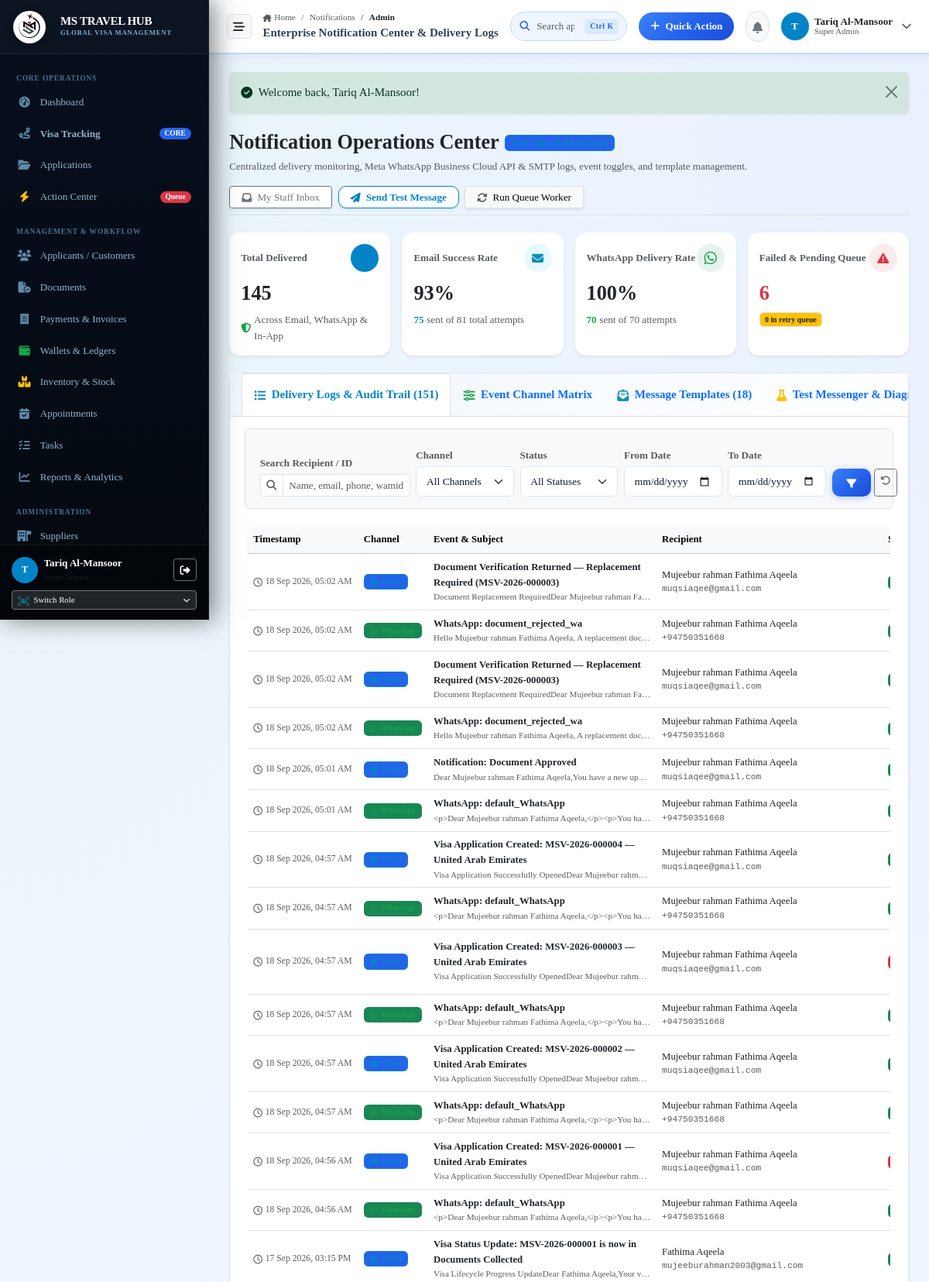
Page /notifications/admin (signed in, upper part) on the committed database.
### tables this page shows
CREATE TABLE notification_logs (
                id INTEGER PRIMARY KEY AUTOINCREMENT,
                event_type TEXT NOT NULL,
                recipient_type TEXT DEFAULT 'Applicant',
                recipient_id INTEGER,
                recipient_name TEXT,
                recipient_email TEXT,
                recipient_phone TEXT,
                channel TEXT NOT NULL,
                template_name TEXT,
                subject TEXT,
                content_preview TEXT,
                idempotency_key TEXT,
                status TEXT DEFAULT 'Pending',
                provider_message_id TEXT,
                request_payload TEXT,
                response_payload TEXT,
                error_message TEXT,
                retry_count INTEGER DEFAULT 0,
                max_retries INTEGER DEFAULT 3,
                next_retry_at DATETIME,
                sent_at DATETIME,
                created_at DATETIME DEFAULT CURRENT_TIMESTAMP
            );

### app/Views/notifications/admin.php (the view, shortened to what the rows shown need)
<?php
require_once dirname(__DIR__) . '/layouts/header.php';
require_once dirname(__DIR__) . '/layouts/topbar.php';
$activeTab = $_GET['tab'] ?? 'logs';
?>
<div class="content-body">
  <div class="card card-enterprise shadow-sm">
    <div class="card-body p-4">
      <?php if ($activeTab === 'logs'): ?>
        <div class="table-responsive">
          <table class="table table-hover align-middle mb-0" style="font-size: 0.85rem;">
            <thead class="table-light">
              <tr>
                <th style="width: 140px;">Timestamp</th>
                <th style="width: 110px;">Channel</th>
                <th>Event &amp; Subject</th>
                <th>Recipient</th>
                <th style="width: 110px;">Status</th>
              </tr>
            </thead>
            <tbody>
              <?php if (empty($logs)): ?>
                <tr>
                  <td colspan="7" class="text-center py-5 text-muted">
                    <i class="fa-regular fa-bell-slash fs-2 mb-2 opacity-50"></i>
                    <div class="fw-semibold">No notification delivery logs found matching the filter criteria.</div>
                    <div class="small">Notifications triggered across the Visa Portal will appear here in real time.</div>
                  </td>
                </tr>
              <?php else: ?>
                <?php foreach ($logs as $log): ?>
                  <tr>
                    <td class="text-nowrap text-muted" style="font-size: 0.78rem;">
                      <div><i class="fa-regular fa-clock me-1"></i><?= format_datetime($log['created_at']) ?></div>
                    </td>
                    <td>
                      <?php if ($log['channel'] === 'WhatsApp'): ?>
                        <span class="badge bg-success bg-opacity-15 text-success border border-success border-opacity-25 px-2 py-1">
                          <i class="fa-brands fa-whatsapp me-1"></i> WhatsApp
                        </span>
                      <?php elseif ($log['channel'] === 'Email'): ?>
                        <span class="badge bg-primary bg-opacity-15 text-primary border border-primary border-opacity-25 px-2 py-1">
                          <i class="fa-solid fa-envelope me-1"></i> Email
                        </span>
                      <?php else: ?>
                        <span class="badge bg-secondary bg-opacity-15 text-dark border px-2 py-1">
                          <i class="fa-solid fa-bell me-1"></i> In-App
                        </span>
                      <?php endif; ?>
                    </td>
                    <td>
                      <div class="fw-semibold text-dark"><?= e($log['subject'] ?: $log['event_type']) ?></div>
                      <div class="small text-muted text-truncate" style="max-width: 280px;"><?= e($log['content_preview'] ?: 'Template: ' . $log['template_name']) ?></div>
                    </td>
                    <td>
                      <div class="fw-medium text-dark"><?= e($log['recipient_name'] ?: 'Customer') ?></div>
                      <div class="small text-muted font-monospace" style="font-size: 0.75rem;">
                        <?= e($log['recipient_phone'] ?: ($log['recipient_email'] ?: 'Portal User #' . $log['recipient_id'])) ?>
                      </div>
                    </td>
                    <td>
                      <?php if ($log['status'] === 'Sent'): ?>
                        <span class="badge bg-success px-2 py-1"><i class="fa-solid fa-check me-1"></i> Sent</span>
                      <?php elseif ($log['status'] === 'Simulated'): ?>
                        <span class="badge bg-info text-white px-2 py-1" title="Dispatched in local simulation mode"><i class="fa-solid fa-vial me-1"></i> Simulated</span>
                      <?php elseif ($log['status'] === 'Failed'): ?>
                        <span class="badge bg-danger px-2 py-1"><i class="fa-solid fa-xmark me-1"></i> Failed</span>
                      <?php elseif ($log['status'] === 'Retrying'): ?>
                        <span class="badge bg-warning text-dark px-2 py-1"><i class="fa-solid fa-rotate me-1"></i> Retry #<?= (int)$log['retry_count'] ?></span>
                      <?php else: ?>
                        <span class="badge bg-secondary px-2 py-1"><?= e($log['status']) ?></span>
                      <?php endif; ?>
                    </td>
                  </tr>
                <?php endforeach; ?>
              <?php endif; ?>
            </tbody>
          </table>
        </div>
      <?php endif; ?>
    </div>
  </div>
</div>
<?php
require_once dirname(__DIR__) . '/layouts/footer.php';

### rows in the picture
notification_logs: created_at "18 Sep 2026, 05:02 AM", channel "Email" (drawn), subject "Document Verification Returned — Replacement Required (MSV-2026-000003)", content_preview "Document Replacement RequiredDear Mujeebur rahman Fa…", recipient_name "Mujeebur rahman Fathima Aqeela", recipient_email "muqsiaqee@gmail.com"
notification_logs: created_at "18 Sep 2026, 05:02 AM", channel "WhatsApp" (drawn), subject "WhatsApp: document_rejected_wa", content_preview "Hello Mujeebur rahman Fathima Aqeela, A replacement doc…", recipient_name "Mujeebur rahman Fathima Aqeela", recipient_phone "+94750351668"
notification_logs: created_at "18 Sep 2026, 05:02 AM", channel "Email" (drawn), subject "Document Verification Returned — Replacement Required (MSV-2026-000003)", content_preview "Document Replacement RequiredDear Mujeebur rahman Fa…", recipient_name "Mujeebur rahman Fathima Aqeela", recipient_email "muqsiaqee@gmail.com"
notification_logs: created_at "18 Sep 2026, 05:02 AM", channel "WhatsApp" (drawn), subject "WhatsApp: document_rejected_wa", content_preview "Hello Mujeebur rahman Fathima Aqeela, A replacement doc…", recipient_name "Mujeebur rahman Fathima Aqeela", recipient_phone "+94750351668"
notification_logs: created_at "18 Sep 2026, 05:01 AM", channel "Email" (drawn), subject "Notification: Document Approved", content_preview "Dear Mujeebur rahman Fathima Aqeela,You have a new up…", recipient_name "Mujeebur rahman Fathima Aqeela", recipient_email "muqsiaqee@gmail.com"
notification_logs: created_at "18 Sep 2026, 05:01 AM", channel "WhatsApp" (drawn), subject "WhatsApp: default_WhatsApp", content_preview "<p>Dear Mujeebur rahman Fathima Aqeela,</p><p>You ha…", recipient_name "Mujeebur rahman Fathima Aqeela", recipient_phone "+94750351668"
notification_logs: created_at "18 Sep 2026, 04:57 AM", channel "Email" (drawn), subject "Visa Application Created: MSV-2026-000004 — United Arab Emirates", content_preview "Visa Application Successfully OpenedDear Mujeebur rahm…", recipient_name "Mujeebur rahman Fathima Aqeela", recipient_email "muqsiaqee@gmail.com"
notification_logs: created_at "18 Sep 2026, 04:57 AM", channel "WhatsApp" (drawn), subject "WhatsApp: default_WhatsApp", content_preview "<p>Dear Mujeebur rahman Fathima Aqeela,</p><p>You ha…", recipient_name "Mujeebur rahman Fathima Aqeela", recipient_phone "+94750351668"
notification_logs: created_at "18 Sep 2026, 04:57 AM", channel "Email" (drawn), subject "Visa Application Created: MSV-2026-000003 — United Arab Emirates", content_preview "Visa Application Successfully OpenedDear Mujeebur rahm…", recipient_name "Mujeebur rahman Fathima Aqeela", recipient_email "muqsiaqee@gmail.com"
notification_logs: created_at "18 Sep 2026, 04:57 AM", channel "WhatsApp" (drawn), subject "WhatsApp: default_WhatsApp", content_preview "<p>Dear Mujeebur rahman Fathima Aqeela,</p><p>You ha…", recipient_name "Mujeebur rahman Fathima Aqeela", recipient_phone "+94750351668"
notification_logs: created_at "18 Sep 2026, 04:57 AM", channel "Email" (drawn), subject "Visa Application Created: MSV-2026-000002 — United Arab Emirates", content_preview "Visa Application Successfully OpenedDear Mujeebur rahm…", recipient_name "Mujeebur rahman Fathima Aqeela", recipient_email "muqsiaqee@gmail.com"
notification_logs: created_at "18 Sep 2026, 04:57 AM", channel "WhatsApp" (drawn), subject "WhatsApp: default_WhatsApp", content_preview "<p>Dear Mujeebur rahman Fathima Aqeela,</p><p>You ha…", recipient_name "Mujeebur rahman Fathima Aqeela", recipient_phone "+94750351668"
notification_logs: created_at "18 Sep 2026, 04:56 AM", channel "Email" (drawn), subject "Visa Application Created: MSV-2026-000001 — United Arab Emirates", content_preview "Visa Application Successfully OpenedDear Mujeebur rahm…", recipient_name "Mujeebur rahman Fathima Aqeela", recipient_email "muqsiaqee@gmail.com"
notification_logs: created_at "18 Sep 2026, 04:56 AM", channel "WhatsApp" (drawn), subject "WhatsApp: default_WhatsApp", content_preview "<p>Dear Mujeebur rahman Fathima Aqeela,</p><p>You ha…", recipient_name "Mujeebur rahman Fathima Aqeela", recipient_phone "+94750351668"
notification_logs: created_at "17 Sep 2026, 03:15 PM", channel "Email" (drawn), subject "Visa Status Update: MSV-2026-000001 is now in Documents Collected", content_preview "Visa Lifecycle Progress UpdateDear Fathima Aqeela,Your v…", recipient_name "Fathima Aqeela", recipient_email "mujeeburahman2003@gmail.com"

### other values in the picture
substr($currentUser['name'] ?? 'U', 0, 1) "T"
$currentUser['name'] "Tariq Al-Mansoor"
$roleName "Super Admin"
$segLabel "Notifications"
$segLabel "Admin"
$cleanTitle "Enterprise Notification Center & Delivery Logs"
$currentUser['role_name'] "Super Admin"
$flash['message'] "Welcome back, Tariq Al-Mansoor!"
$totalSent "145"
$emailRate "93"
$emailSuccess "75"
$totalEmail "81"
$whatsappRate "100"
$whatsappSuccess "70"
$totalWhatsApp "70"
